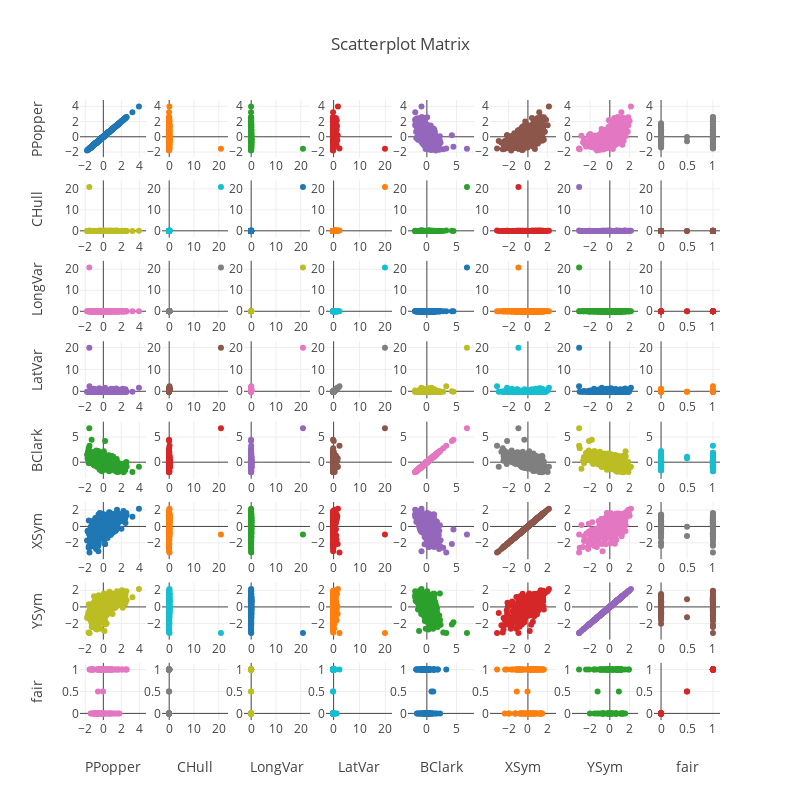

Notebook code cell kept with this figure:
### Code cell
fig = ff.create_scatterplotmatrix(combined[measures+["fair"]], height=800, width=800)
iplot(fig, filename='Combined Graph')

### Figure 1 — Plotly figure (JSON) as saved in the notebook; plotly's stock layout.template omitted (floating-point values rounded to 4 significant figures; data arrays with more than 128 entries replaced by an {"elided": "..."} marker saying what was removed)
{"data": [{"marker": {"size": 6}, "mode": "markers", "showlegend": false, "type": "scatter", "x": {"elided": "437 float values"}, "xaxis": "x1", "y": {"elided": "437 float values"}, "yaxis": "y1"}, {"marker": {"size": 6}, "mode": "markers", "showlegend": false, "type": "scatter", "x": {"elided": "437 float values"}, "xaxis": "x2", "y": {"elided": "437 float values"}, "yaxis": "y2"}, {"marker": {"size": 6}, "mode": "markers", "showlegend": false, "type": "scatter", "x": {"elided": "437 float values"}, "xaxis": "x3", "y": {"elided": "437 float values"}, "yaxis": "y3"}, {"marker": {"size": 6}, "mode": "markers", "showlegend": false, "type": "scatter", "x": {"elided": "437 float values"}, "xaxis": "x4", "y": {"elided": "437 float values"}, "yaxis": "y4"}, {"marker": {"size": 6}, "mode": "markers", "showlegend": false, "type": "scatter", "x": {"elided": "437 float values"}, "xaxis": "x5", "y": {"elided": "437 float values"}, "yaxis": "y5"}, {"marker": {"size": 6}, "mode": "markers", "showlegend": false, "type": "scatter", "x": {"elided": "437 float values"}, "xaxis": "x6", "y": {"elided": "437 float values"}, "yaxis": "y6"}, {"marker": {"size": 6}, "mode": "markers", "showlegend": false, "type": "scatter", "x": {"elided": "437 float values"}, "xaxis": "x7", "y": {"elided": "437 float values"}, "yaxis": "y7"}, {"marker": {"size": 6}, "mode": "markers", "showlegend": false, "type": "scatter", "x": {"elided": "437 float values"}, "xaxis": "x8", "y": {"elided": "437 float values"}, "yaxis": "y8"}, {"marker": {"size": 6}, "mode": "markers", "showlegend": false, "type": "scatter", "x": {"elided": "437 float values"}, "xaxis": "x9", "y": {"elided": "437 float values"}, "yaxis": "y9"}, {"marker": {"size": 6}, "mode": "markers", "showlegend": false, "type": "scatter", "x": {"elided": "437 float values"}, "xaxis": "x10", "y": {"elided": "437 float values"}, "yaxis": "y10"}, {"marker": {"size": 6}, "mode": "markers", "showlegend": false, "type": "scatter", "x": {"elided": "437 float values"}, "xaxis": "x11", "y": {"elided": "437 float values"}, "yaxis": "y11"}, {"marker": {"size": 6}, "mode": "markers", "showlegend": false, "type": "scatter", "x": {"elided": "437 float values"}, "xaxis": "x12", "y": {"elided": "437 float values"}, "yaxis": "y12"}, {"marker": {"size": 6}, "mode": "markers", "showlegend": false, "type": "scatter", "x": {"elided": "437 float values"}, "xaxis": "x13", "y": {"elided": "437 float values"}, "yaxis": "y13"}, {"marker": {"size": 6}, "mode": "markers", "showlegend": false, "type": "scatter", "x": {"elided": "437 float values"}, "xaxis": "x14", "y": {"elided": "437 float values"}, "yaxis": "y14"}, {"marker": {"size": 6}, "mode": "markers", "showlegend": false, "type": "scatter", "x": {"elided": "437 float values"}, "xaxis": "x15", "y": {"elided": "437 float values"}, "yaxis": "y15"}, {"marker": {"size": 6}, "mode": "markers", "showlegend": false, "type": "scatter", "x": {"elided": "437 float values"}, "xaxis": "x16", "y": {"elided": "437 float values"}, "yaxis": "y16"}, {"marker": {"size": 6}, "mode": "markers", "showlegend": false, "type": "scatter", "x": {"elided": "437 float values"}, "xaxis": "x17", "y": {"elided": "437 float values"}, "yaxis": "y17"}, {"marker": {"size": 6}, "mode": "markers", "showlegend": false, "type": "scatter", "x": {"elided": "437 float values"}, "xaxis": "x18", "y": {"elided": "437 float values"}, "yaxis": "y18"}, {"marker": {"size": 6}, "mode": "markers", "showlegend": false, "type": "scatter", "x": {"elided": "437 float values"}, "xaxis": "x19", "y": {"elided": "437 float values"}, "yaxis": "y19"}, {"marker": {"size": 6}, "mode": "markers", "showlegend": false, "type": "scatter", "x": {"elided": "437 float values"}, "xaxis": "x20", "y": {"elided": "437 float values"}, "yaxis": "y20"}, {"marker": {"size": 6}, "mode": "markers", "showlegend": false, "type": "scatter", "x": {"elided": "437 float values"}, "xaxis": "x21", "y": {"elided": "437 float values"}, "yaxis": "y21"}, {"marker": {"size": 6}, "mode": "markers", "showlegend": false, "type": "scatter", "x": {"elided": "437 float values"}, "xaxis": "x22", "y": {"elided": "437 float values"}, "yaxis": "y22"}, {"marker": {"size": 6}, "mode": "markers", "showlegend": false, "type": "scatter", "x": {"elided": "437 float values"}, "xaxis": "x23", "y": {"elided": "437 float values"}, "yaxis": "y23"}, {"marker": {"size": 6}, "mode": "markers", "showlegend": false, "type": "scatter", "x": {"elided": "437 float values"}, "xaxis": "x24", "y": {"elided": "437 float values"}, "yaxis": "y24"}, {"marker": {"size": 6}, "mode": "markers", "showlegend": false, "type": "scatter", "x": {"elided": "437 float values"}, "xaxis": "x25", "y": {"elided": "437 float values"}, "yaxis": "y25"}, {"marker": {"size": 6}, "mode": "markers", "showlegend": false, "type": "scatter", "x": {"elided": "437 float values"}, "xaxis": "x26", "y": {"elided": "437 float values"}, "yaxis": "y26"}, {"marker": {"size": 6}, "mode": "markers", "showlegend": false, "type": "scatter", "x": {"elided": "437 float values"}, "xaxis": "x27", "y": {"elided": "437 float values"}, "yaxis": "y27"}, {"marker": {"size": 6}, "mode": "markers", "showlegend": false, "type": "scatter", "x": {"elided": "437 float values"}, "xaxis": "x28", "y": {"elided": "437 float values"}, "yaxis": "y28"}, {"marker": {"size": 6}, "mode": "markers", "showlegend": false, "type": "scatter", "x": {"elided": "437 float values"}, "xaxis": "x29", "y": {"elided": "437 float values"}, "yaxis": "y29"}, {"marker": {"size": 6}, "mode": "markers", "showlegend": false, "type": "scatter", "x": {"elided": "437 float values"}, "xaxis": "x30", "y": {"elided": "437 float values"}, "yaxis": "y30"}, {"marker": {"size": 6}, "mode": "markers", "showlegend": false, "type": "scatter", "x": {"elided": "437 float values"}, "xaxis": "x31", "y": {"elided": "437 float values"}, "yaxis": "y31"}, {"marker": {"size": 6}, "mode": "markers", "showlegend": false, "type": "scatter", "x": {"elided": "437 float values"}, "xaxis": "x32", "y": {"elided": "437 float values"}, "yaxis": "y32"}, {"marker": {"size": 6}, "mode": "markers", "showlegend": false, "type": "scatter", "x": {"elided": "437 float values"}, "xaxis": "x33", "y": {"elided": "437 float values"}, "yaxis": "y33"}, {"marker": {"size": 6}, "mode": "markers", "showlegend": false, "type": "scatter", "x": {"elided": "437 float values"}, "xaxis": "x34", "y": {"elided": "437 float values"}, "yaxis": "y34"}, {"marker": {"size": 6}, "mode": "markers", "showlegend": false, "type": "scatter", "x": {"elided": "437 float values"}, "xaxis": "x35", "y": {"elided": "437 float values"}, "yaxis": "y35"}, {"marker": {"size": 6}, "mode": "markers", "showlegend": false, "type": "scatter", "x": {"elided": "437 float values"}, "xaxis": "x36", "y": {"elided": "437 float values"}, "yaxis": "y36"}, {"marker": {"size": 6}, "mode": "markers", "showlegend": false, "type": "scatter", "x": {"elided": "437 float values"}, "xaxis": "x37", "y": {"elided": "437 float values"}, "yaxis": "y37"}, {"marker": {"size": 6}, "mode": "markers", "showlegend": false, "type": "scatter", "x": {"elided": "437 float values"}, "xaxis": "x38", "y": {"elided": "437 float values"}, "yaxis": "y38"}, {"marker": {"size": 6}, "mode": "markers", "showlegend": false, "type": "scatter", "x": {"elided": "437 float values"}, "xaxis": "x39", "y": {"elided": "437 float values"}, "yaxis": "y39"}, {"marker": {"size": 6}, "mode": "markers", "showlegend": false, "type": "scatter", "x": {"elided": "437 float values"}, "xaxis": "x40", "y": {"elided": "437 float values"}, "yaxis": "y40"}, {"marker": {"size": 6}, "mode": "markers", "showlegend": false, "type": "scatter", "x": {"elided": "437 float values"}, "xaxis": "x41", "y": {"elided": "437 float values"}, "yaxis": "y41"}, {"marker": {"size": 6}, "mode": "markers", "showlegend": false, "type": "scatter", "x": {"elided": "437 float values"}, "xaxis": "x42", "y": {"elided": "437 float values"}, "yaxis": "y42"}, {"marker": {"size": 6}, "mode": "markers", "showlegend": false, "type": "scatter", "x": {"elided": "437 float values"}, "xaxis": "x43", "y": {"elided": "437 float values"}, "yaxis": "y43"}, {"marker": {"size": 6}, "mode": "markers", "showlegend": false, "type": "scatter", "x": {"elided": "437 float values"}, "xaxis": "x44", "y": {"elided": "437 float values"}, "yaxis": "y44"}, {"marker": {"size": 6}, "mode": "markers", "showlegend": false, "type": "scatter", "x": {"elided": "437 float values"}, "xaxis": "x45", "y": {"elided": "437 float values"}, "yaxis": "y45"}, {"marker": {"size": 6}, "mode": "markers", "showlegend": false, "type": "scatter", "x": {"elided": "437 float values"}, "xaxis": "x46", "y": {"elided": "437 float values"}, "yaxis": "y46"}, {"marker": {"size": 6}, "mode": "markers", "showlegend": false, "type": "scatter", "x": {"elided": "437 float values"}, "xaxis": "x47", "y": {"elided": "437 float values"}, "yaxis": "y47"}, {"marker": {"size": 6}, "mode": "markers", "showlegend": false, "type": "scatter", "x": {"elided": "437 float values"}, "xaxis": "x48", "y": {"elided": "437 float values"}, "yaxis": "y48"}, {"marker": {"size": 6}, "mode": "markers", "showlegend": false, "type": "scatter", "x": {"elided": "437 float values"}, "xaxis": "x49", "y": {"elided": "437 float values"}, "yaxis": "y49"}, {"marker": {"size": 6}, "mode": "markers", "showlegend": false, "type": "scatter", "x": {"elided": "437 float values"}, "xaxis": "x50", "y": {"elided": "437 float values"}, "yaxis": "y50"}, {"marker": {"size": 6}, "mode": "markers", "showlegend": false, "type": "scatter", "x": {"elided": "437 float values"}, "xaxis": "x51", "y": {"elided": "437 float values"}, "yaxis": "y51"}, {"marker": {"size": 6}, "mode": "markers", "showlegend": false, "type": "scatter", "x": {"elided": "437 float values"}, "xaxis": "x52", "y": {"elided": "437 float values"}, "yaxis": "y52"}, {"marker": {"size": 6}, "mode": "markers", "showlegend": false, "type": "scatter", "x": {"elided": "437 float values"}, "xaxis": "x53", "y": {"elided": "437 float values"}, "yaxis": "y53"}, {"marker": {"size": 6}, "mode": "markers", "showlegend": false, "type": "scatter", "x": {"elided": "437 float values"}, "xaxis": "x54", "y": {"elided": "437 float values"}, "yaxis": "y54"}, {"marker": {"size": 6}, "mode": "markers", "showlegend": false, "type": "scatter", "x": {"elided": "437 float values"}, "xaxis": "x55", "y": {"elided": "437 float values"}, "yaxis": "y55"}, {"marker": {"size": 6}, "mode": "markers", "showlegend": false, "type": "scatter", "x": {"elided": "437 float values"}, "xaxis": "x56", "y": {"elided": "437 float values"}, "yaxis": "y56"}, {"marker": {"size": 6}, "mode": "markers", "showlegend": false, "type": "scatter", "x": {"elided": "437 float values"}, "xaxis": "x57", "y": {"elided": "437 float values"}, "yaxis": "y57"}, {"marker": {"size": 6}, "mode": "markers", "showlegend": false, "type": "scatter", "x": {"elided": "437 float values"}, "xaxis": "x58", "y": {"elided": "437 float values"}, "yaxis": "y58"}, {"marker": {"size": 6}, "mode": "markers", "showlegend": false, "type": "scatter", "x": {"elided": "437 float values"}, "xaxis": "x59", "y": {"elided": "437 float values"}, "yaxis": "y59"}, {"marker": {"size": 6}, "mode": "markers", "showlegend": false, "type": "scatter", "x": {"elided": "437 float values"}, "xaxis": "x60", "y": {"elided": "437 float values"}, "yaxis": "y60"}, {"marker": {"size": 6}, "mode": "markers", "showlegend": false, "type": "scatter", "x": {"elided": "437 float values"}, "xaxis": "x61", "y": {"elided": "437 float values"}, "yaxis": "y61"}, {"marker": {"size": 6}, "mode": "markers", "showlegend": false, "type": "scatter", "x": {"elided": "437 float values"}, "xaxis": "x62", "y": {"elided": "437 float values"}, "yaxis": "y62"}, {"marker": {"size": 6}, "mode": "markers", "showlegend": false, "type": "scatter", "x": {"elided": "437 float values"}, "xaxis": "x63", "y": {"elided": "437 float values"}, "yaxis": "y63"}, {"marker": {"size": 6}, "mode": "markers", "showlegend": false, "type": "scatter", "x": {"elided": "437 float values"}, "xaxis": "x64", "y": {"elided": "437 float values"}, "yaxis": "y64"}], "layout": {"height": 800, "showlegend": true, "title": "Scatterplot Matrix", "width": 800, "xaxis1": {"anchor": "y1", "domain": [0, 0.1031]}, "xaxis10": {"anchor": "y10", "domain": [0.1281, 0.2312]}, "xaxis11": {"anchor": "y11", "domain": [0.2562, 0.3594]}, "xaxis12": {"anchor": "y12", "domain": [0.3844, 0.4875]}, "xaxis13": {"anchor": "y13", "domain": [0.5125, 0.6156]}, "xaxis14": {"anchor": "y14", "domain": [0.6406, 0.7438]}, "xaxis15": {"anchor": "y15", "domain": [0.7688, 0.8719]}, "xaxis16": {"anchor": "y16", "domain": [0.8969, 1]}, "xaxis17": {"anchor": "y17", "domain": [0, 0.1031]}, "xaxis18": {"anchor": "y18", "domain": [0.1281, 0.2312]}, "xaxis19": {"anchor": "y19", "domain": [0.2562, 0.3594]}, "xaxis2": {"anchor": "y2", "domain": [0.1281, 0.2312]}, "xaxis20": {"anchor": "y20", "domain": [0.3844, 0.4875]}, "xaxis21": {"anchor": "y21", "domain": [0.5125, 0.6156]}, "xaxis22": {"anchor": "y22", "domain": [0.6406, 0.7438]}, "xaxis23": {"anchor": "y23", "domain": [0.7688, 0.8719]}, "xaxis24": {"anchor": "y24", "domain": [0.8969, 1]}, "xaxis25": {"anchor": "y25", "domain": [0, 0.1031]}, "xaxis26": {"anchor": "y26", "domain": [0.1281, 0.2312]}, "xaxis27": {"anchor": "y27", "domain": [0.2562, 0.3594]}, "xaxis28": {"anchor": "y28", "domain": [0.3844, 0.4875]}, "xaxis29": {"anchor": "y29", "domain": [0.5125, 0.6156]}, "xaxis3": {"anchor": "y3", "domain": [0.2562, 0.3594]}, "xaxis30": {"anchor": "y30", "domain": [0.6406, 0.7438]}, "xaxis31": {"anchor": "y31", "domain": [0.7688, 0.8719]}, "xaxis32": {"anchor": "y32", "domain": [0.8969, 1]}, "xaxis33": {"anchor": "y33", "domain": [0, 0.1031]}, "xaxis34": {"anchor": "y34", "domain": [0.1281, 0.2312]}, "xaxis35": {"anchor": "y35", "domain": [0.2562, 0.3594]}, "xaxis36": {"anchor": "y36", "domain": [0.3844, 0.4875]}, "xaxis37": {"anchor": "y37", "domain": [0.5125, 0.6156]}, "xaxis38": {"anchor": "y38", "domain": [0.6406, 0.7438]}, "xaxis39": {"anchor": "y39", "domain": [0.7688, 0.8719]}, "xaxis4": {"anchor": "y4", "domain": [0.3844, 0.4875]}, "xaxis40": {"anchor": "y40", "domain": [0.8969, 1]}, "xaxis41": {"anchor": "y41", "domain": [0, 0.1031]}, "xaxis42": {"anchor": "y42", "domain": [0.1281, 0.2312]}, "xaxis43": {"anchor": "y43", "domain": [0.2562, 0.3594]}, "xaxis44": {"anchor": "y44", "domain": [0.3844, 0.4875]}, "xaxis45": {"anchor": "y45", "domain": [0.5125, 0.6156]}, "xaxis46": {"anchor": "y46", "domain": [0.6406, 0.7438]}, "xaxis47": {"anchor": "y47", "domain": [0.7688, 0.8719]}, "xaxis48": {"anchor": "y48", "domain": [0.8969, 1]}, "xaxis49": {"anchor": "y49", "domain": [0, 0.1031]}, "xaxis5": {"anchor": "y5", "domain": [0.5125, 0.6156]}, "xaxis50": {"anchor": "y50", "domain": [0.1281, 0.2312]}, "xaxis51": {"anchor": "y51", "domain": [0.2562, 0.3594]}, "xaxis52": {"anchor": "y52", "domain": [0.3844, 0.4875]}, "xaxis53": {"anchor": "y53", "domain": [0.5125, 0.6156]}, "xaxis54": {"anchor": "y54", "domain": [0.6406, 0.7438]}, "xaxis55": {"anchor": "y55", "domain": [0.7688, 0.8719]}, "xaxis56": {"anchor": "y56", "domain": [0.8969, 1]}, "xaxis57": {"anchor": "y57", "domain": [0, 0.1031], "title": "PPopper"}, "xaxis58": {"anchor": "y58", "domain": [0.1281, 0.2312], "title": "CHull"}, "xaxis59": {"anchor": "y59", "domain": [0.2562, 0.3594], "title": "LongVar"}, "xaxis6": {"anchor": "y6", "domain": [0.6406, 0.7438]}, "xaxis60": {"anchor": "y60", "domain": [0.3844, 0.4875], "title": "LatVar"}, "xaxis61": {"anchor": "y61", "domain": [0.5125, 0.6156], "title": "BClark"}, "xaxis62": {"anchor": "y62", "domain": [0.6406, 0.7438], "title": "XSym"}, "xaxis63": {"anchor": "y63", "domain": [0.7688, 0.8719], "title": "YSym"}, "xaxis64": {"anchor": "y64", "domain": [0.8969, 1], "title": "fair"}, "xaxis7": {"anchor": "y7", "domain": [0.7688, 0.8719]}, "xaxis8": {"anchor": "y8", "domain": [0.8969, 1]}, "xaxis9": {"anchor": "y9", "domain": [0, 0.1031]}, "yaxis1": {"anchor": "x1", "domain": [0.9078, 1.0], "title": "PPopper"}, "yaxis10": {"anchor": "x10", "domain": [0.7781, 0.8703]}, "yaxis11": {"anchor": "x11", "domain": [0.7781, 0.8703]}, "yaxis12": {"anchor": "x12", "domain": [0.7781, 0.8703]}, "yaxis13": {"anchor": "x13", "domain": [0.7781, 0.8703]}, "yaxis14": {"anchor": "x14", "domain": [0.7781, 0.8703]}, "yaxis15": {"anchor": "x15", "domain": [0.7781, 0.8703]}, "yaxis16": {"anchor": "x16", "domain": [0.7781, 0.8703]}, "yaxis17": {"anchor": "x17", "domain": [0.6484, 0.7406], "title": "LongVar"}, "yaxis18": {"anchor": "x18", "domain": [0.6484, 0.7406]}, "yaxis19": {"anchor": "x19", "domain": [0.6484, 0.7406]}, "yaxis2": {"anchor": "x2", "domain": [0.9078, 1.0]}, "yaxis20": {"anchor": "x20", "domain": [0.6484, 0.7406]}, "yaxis21": {"anchor": "x21", "domain": [0.6484, 0.7406]}, "yaxis22": {"anchor": "x22", "domain": [0.6484, 0.7406]}, "yaxis23": {"anchor": "x23", "domain": [0.6484, 0.7406]}, "yaxis24": {"anchor": "x24", "domain": [0.6484, 0.7406]}, "yaxis25": {"anchor": "x25", "domain": [0.5188, 0.6109], "title": "LatVar"}, "yaxis26": {"anchor": "x26", "domain": [0.5188, 0.6109]}, "yaxis27": {"anchor": "x27", "domain": [0.5188, 0.6109]}, "yaxis28": {"anchor": "x28", "domain": [0.5188, 0.6109]}, "yaxis29": {"anchor": "x29", "domain": [0.5188, 0.6109]}, "yaxis3": {"anchor": "x3", "domain": [0.9078, 1.0]}, "yaxis30": {"anchor": "x30", "domain": [0.5188, 0.6109]}, "yaxis31": {"anchor": "x31", "domain": [0.5188, 0.6109]}, "yaxis32": {"anchor": "x32", "domain": [0.5188, 0.6109]}, "yaxis33": {"anchor": "x33", "domain": [0.3891, 0.4813], "title": "BClark"}, "yaxis34": {"anchor": "x34", "domain": [0.3891, 0.4813]}, "yaxis35": {"anchor": "x35", "domain": [0.3891, 0.4813]}, "yaxis36": {"anchor": "x36", "domain": [0.3891, 0.4813]}, "yaxis37": {"anchor": "x37", "domain": [0.3891, 0.4813]}, "yaxis38": {"anchor": "x38", "domain": [0.3891, 0.4813]}, "yaxis39": {"anchor": "x39", "domain": [0.3891, 0.4813]}, "yaxis4": {"anchor": "x4", "domain": [0.9078, 1.0]}, "yaxis40": {"anchor": "x40", "domain": [0.3891, 0.4813]}, "yaxis41": {"anchor": "x41", "domain": [0.2594, 0.3516], "title": "XSym"}, "yaxis42": {"anchor": "x42", "domain": [0.2594, 0.3516]}, "yaxis43": {"anchor": "x43", "domain": [0.2594, 0.3516]}, "yaxis44": {"anchor": "x44", "domain": [0.2594, 0.3516]}, "yaxis45": {"anchor": "x45", "domain": [0.2594, 0.3516]}, "yaxis46": {"anchor": "x46", "domain": [0.2594, 0.3516]}, "yaxis47": {"anchor": "x47", "domain": [0.2594, 0.3516]}, "yaxis48": {"anchor": "x48", "domain": [0.2594, 0.3516]}, "yaxis49": {"anchor": "x49", "domain": [0.1297, 0.2219], "title": "YSym"}, "yaxis5": {"anchor": "x5", "domain": [0.9078, 1.0]}, "yaxis50": {"anchor": "x50", "domain": [0.1297, 0.2219]}, "yaxis51": {"anchor": "x51", "domain": [0.1297, 0.2219]}, "yaxis52": {"anchor": "x52", "domain": [0.1297, 0.2219]}, "yaxis53": {"anchor": "x53", "domain": [0.1297, 0.2219]}, "yaxis54": {"anchor": "x54", "domain": [0.1297, 0.2219]}, "yaxis55": {"anchor": "x55", "domain": [0.1297, 0.2219]}, "yaxis56": {"anchor": "x56", "domain": [0.1297, 0.2219]}, "yaxis57": {"anchor": "x57", "domain": [0, 0.09219], "title": "fair"}, "yaxis58": {"anchor": "x58", "domain": [0, 0.09219]}, "yaxis59": {"anchor": "x59", "domain": [0, 0.09219]}, "yaxis6": {"anchor": "x6", "domain": [0.9078, 1.0]}, "yaxis60": {"anchor": "x60", "domain": [0, 0.09219]}, "yaxis61": {"anchor": "x61", "domain": [0, 0.09219]}, "yaxis62": {"anchor": "x62", "domain": [0, 0.09219]}, "yaxis63": {"anchor": "x63", "domain": [0, 0.09219]}, "yaxis64": {"anchor": "x64", "domain": [0, 0.09219]}, "yaxis7": {"anchor": "x7", "domain": [0.9078, 1.0]}, "yaxis8": {"anchor": "x8", "domain": [0.9078, 1.0]}, "yaxis9": {"anchor": "x9", "domain": [0.7781, 0.8703], "title": "CHull"}}}
